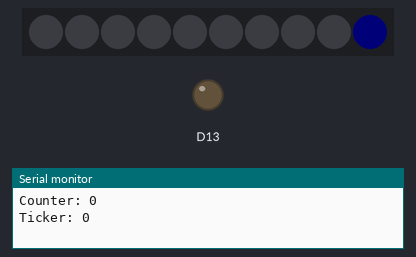
A sketch run on a simulated Adafruit Circuit Playground Express. Shown: 10 RGB LEDs in strip order, left to right, output pins drawn as LEDs (lit = HIGH), the last lines printed to the serial monitor. Dim RGB values are drawn brighter than linear.

Above: at 0.1 s.
At 5.1 s:
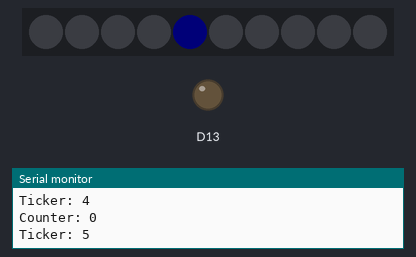
At 10.1 s:
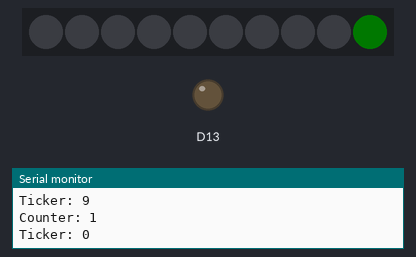
At 21.1 s:
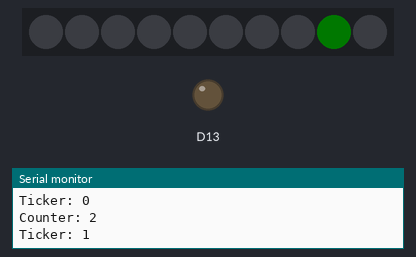
At 29.1 s:
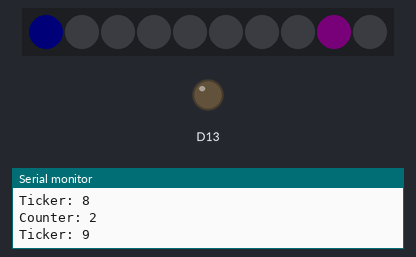
At 38.1 s:
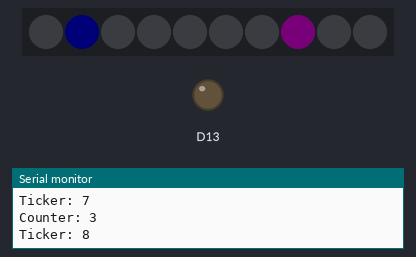

The sketch:

clockwise_counter.ino
```cpp
// (licence header left out)
#include <Adafruit_CircuitPlayground.h>
#include <Wire.h>

int counter = 0;
int ticker = 0;

static int clockwise[10] = {9,8,7,6,5,4,3,2,1,0};

void setup() {
  Serial.begin(9600);
  CircuitPlayground.begin();
  CircuitPlayground.setBrightness(2);
}

void loop() {
  Serial.print("Counter: "); Serial.println(counter);
  Serial.print("Ticker: "); Serial.println(ticker);

  if( counter > 0 ) CircuitPlayground.setPixelColor(clockwise[counter - 1], 0xFF00FF);

  if( ticker != counter -1 ) CircuitPlayground.setPixelColor(clockwise[ticker], 0x0000FF);
  else CircuitPlayground.setPixelColor(clockwise[ticker], 0x00FF00);

  delay(1000);
  CircuitPlayground.clearPixels();

  if( ticker == 9 ) {
     ticker = 0;
     if( counter == 10 ) counter = 0;
     else counter++;
  } else ticker++;
}
```

Measured:
- what the display in image 1 shows lasts 1.0 s, from 5.0 s to 6.0 s
